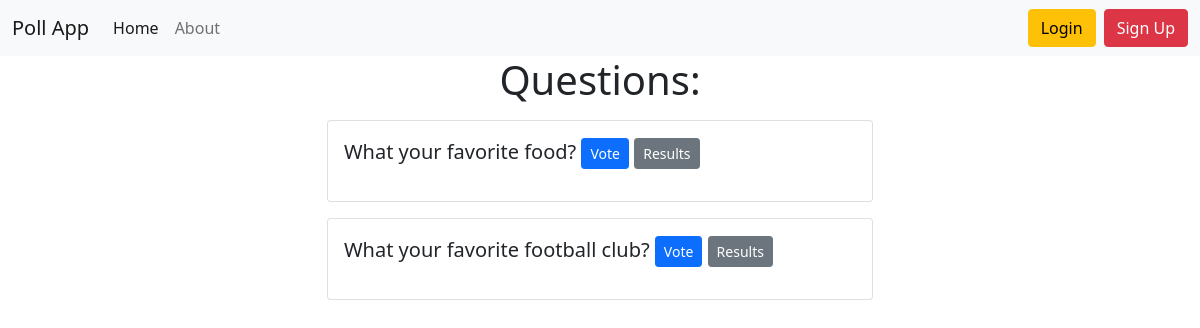
The app's page /, older data.
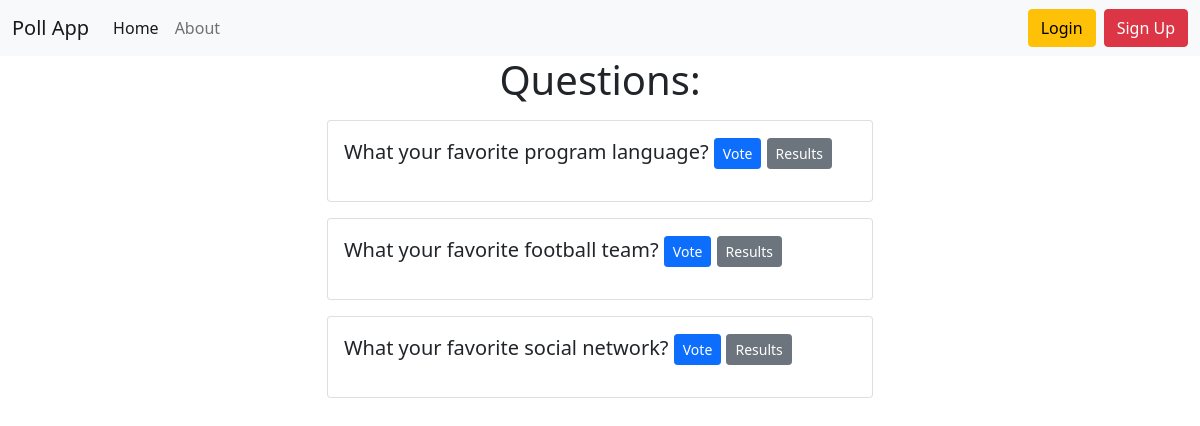
The same page, newer data.
### poll_app/models.py (models this page shows, shortened)
class Question(models.Model):
    question_text = models.CharField(max_length=100)
    created_at = models.DateTimeField(auto_now_add=True)
    is_active = models.BooleanField(default=True)
    class Meta:
        ordering = ['-created_at']

### poll_app/views.py (the view)
# urls.py: path('', HomeView.as_view(), name='home'),
class HomeView(generic.ListView):
    template_name = 'poll_app/home.html'
    context_object_name = 'question_list'
    queryset = Question.objects.filter(is_active=True)

### poll_app/templates/poll_app/home.html (shortened to what this page needs)
{% extends 'base.html' %}
{% block content %}
<h1 class="text-center mb-3">
    Questions:
</h1>
{% if question_list %}
    {% for question in question_list%}
    <div class="card mb-3">
        <div class="card-body">
            <p class="lead">
                {{ question.question_text }}
                <a href="{% url 'poll_app:detail' question.pk %}" class="btn btn-primary btn-sm">Vote</a>
                <a href="{% url 'poll_app:results' question.pk %}" class="btn btn-secondary btn-sm">Results</a>
            </p>
        </div>
    </div>
    {% endfor %}
{% else %}
    <p>No pulls</p>
{% endif %}
{% endblock %}

Row changes from the older to the newer data that the page shows:
added Question: question_text "What your favorite program language?"
changed Question: question_text "What your favorite food?" → "What your favorite football team?"
changed Question: question_text "What your favorite football club?" → "What your favorite social network?"
